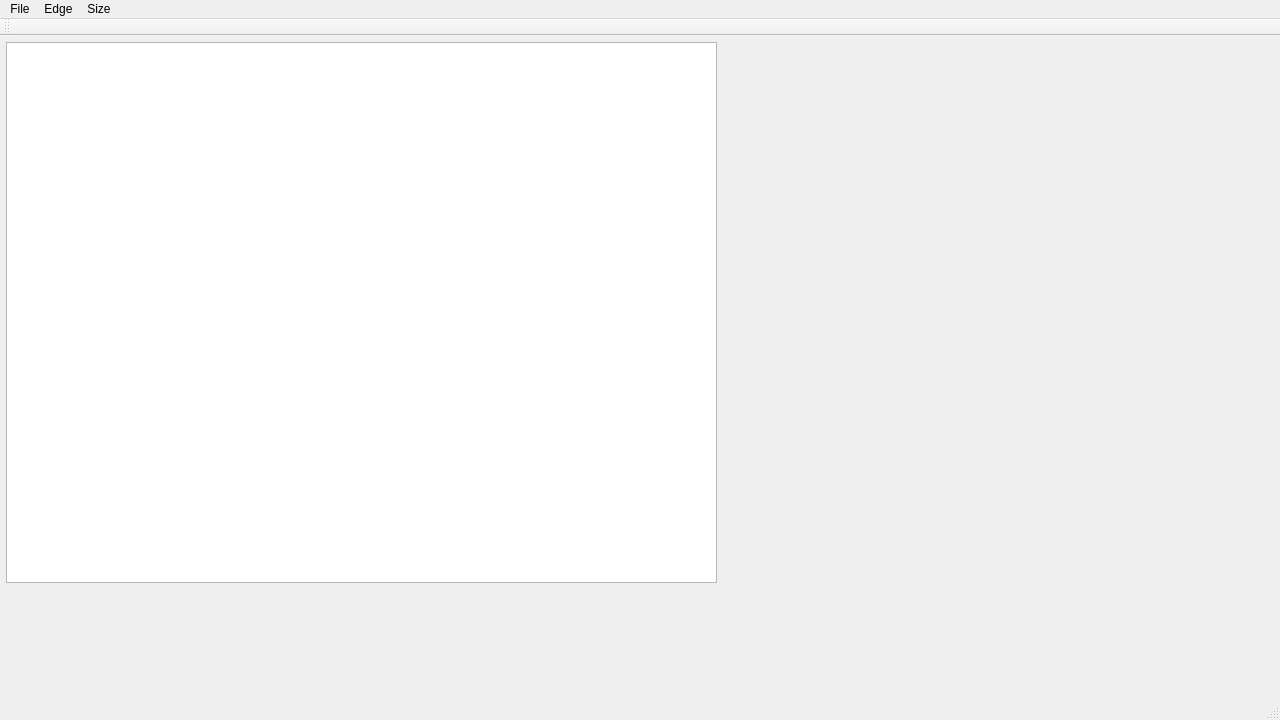
<?xml version="1.0" encoding="UTF-8"?>
<ui version="4.0">
 <class>MainWindow</class>
 <widget class="QMainWindow" name="MainWindow">
  <property name="geometry">
   <rect>
    <x>0</x>
    <y>0</y>
    <width>1280</width>
    <height>720</height>
   </rect>
  </property>
  <property name="mouseTracking">
   <bool>true</bool>
  </property>
  <property name="windowTitle">
   <string>MainWindow</string>
  </property>
  <widget class="QWidget" name="centralWidget">
   <property name="sizePolicy">
    <sizepolicy hsizetype="Preferred" vsizetype="Preferred">
     <horstretch>0</horstretch>
     <verstretch>0</verstretch>
    </sizepolicy>
   </property>
   <property name="mouseTracking">
    <bool>true</bool>
   </property>
   <widget class="QGraphicsView" name="graphicsView">
    <property name="geometry">
     <rect>
      <x>6</x>
      <y>6</y>
      <width>711</width>
      <height>541</height>
     </rect>
    </property>
    <property name="mouseTracking">
     <bool>true</bool>
    </property>
   </widget>
  </widget>
  <widget class="QMenuBar" name="menuBar">
   <property name="geometry">
    <rect>
     <x>0</x>
     <y>0</y>
     <width>1280</width>
     <height>17</height>
    </rect>
   </property>
   <widget class="QMenu" name="menuIntelligent_Scissor">
    <property name="title">
     <string>File</string>
    </property>
    <addaction name="separator"/>
    <addaction name="actionOpenImage"/>
    <addaction name="actionCloseImage"/>
    <addaction name="actionSave_Mask"/>
    <addaction name="actionSave_Contour"/>
   </widget>
   <widget class="QMenu" name="menuEdge">
    <property name="title">
     <string>Edge</string>
    </property>
    <addaction name="actionPixel"/>
    <addaction name="actionmouseTrack"/>
    <addaction name="actionliveWire"/>
    <addaction name="actionundo"/>
   </widget>
   <widget class="QMenu" name="menuSize">
    <property name="title">
     <string>Size</string>
    </property>
    <addaction name="actionSize_x1"/>
    <addaction name="actionSize_x2"/>
   </widget>
   <addaction name="menuIntelligent_Scissor"/>
   <addaction name="menuEdge"/>
   <addaction name="menuSize"/>
  </widget>
  <widget class="QToolBar" name="mainToolBar">
   <attribute name="toolBarArea">
    <enum>TopToolBarArea</enum>
   </attribute>
   <attribute name="toolBarBreak">
    <bool>false</bool>
   </attribute>
  </widget>
  <widget class="QStatusBar" name="statusBar"/>
  <action name="actionSize_x1">
   <property name="text">
    <string>Size x1</string>
   </property>
  </action>
  <action name="actionSize_x2">
   <property name="text">
    <string>Size x2</string>
   </property>
  </action>
  <action name="actionOpenImage">
   <property name="text">
    <string>Open</string>
   </property>
  </action>
  <action name="actionCloseImage">
   <property name="text">
    <string>Close</string>
   </property>
  </action>
  <action name="actionPixel">
   <property name="text">
    <string>Pixel</string>
   </property>
  </action>
  <action name="actionmouseTrack">
   <property name="text">
    <string>mouseTrack</string>
   </property>
  </action>
  <action name="actionliveWire">
   <property name="text">
    <string>LiveWire</string>
   </property>
  </action>
  <action name="actionSave_Mask">
   <property name="text">
    <string>Save Mask</string>
   </property>
  </action>
  <action name="actionSave_Contour">
   <property name="text">
    <string>Save Contour</string>
   </property>
  </action>
  <action name="actionundo">
   <property name="text">
    <string>undo</string>
   </property>
  </action>
 </widget>
 <layoutdefault spacing="6" margin="11"/>
 <resources/>
 <connections/>
</ui>
